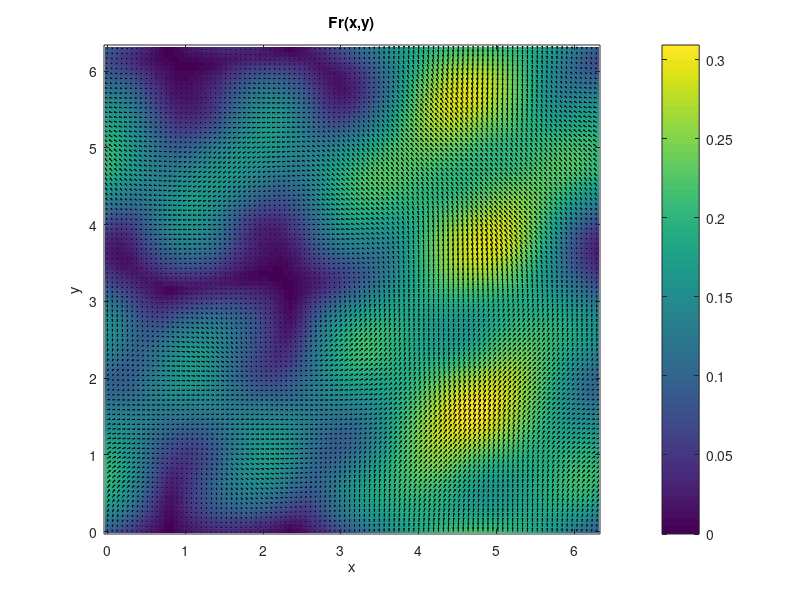
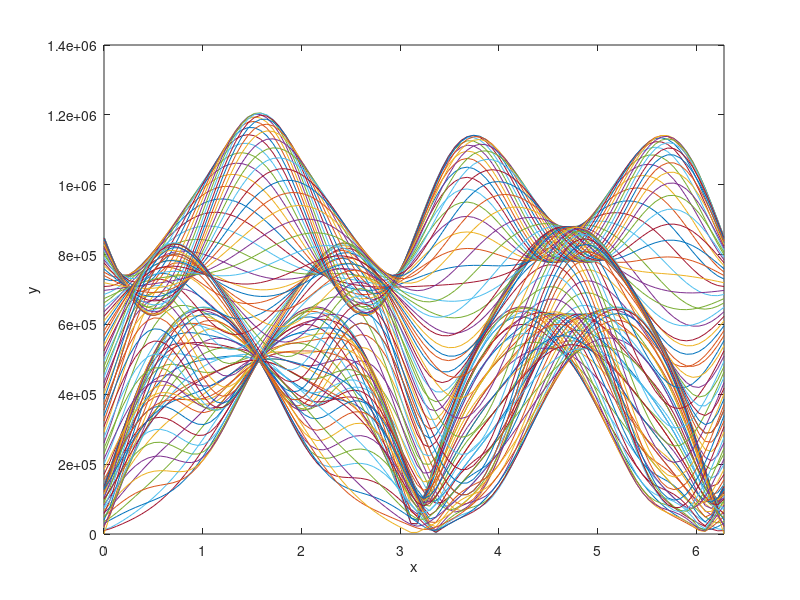
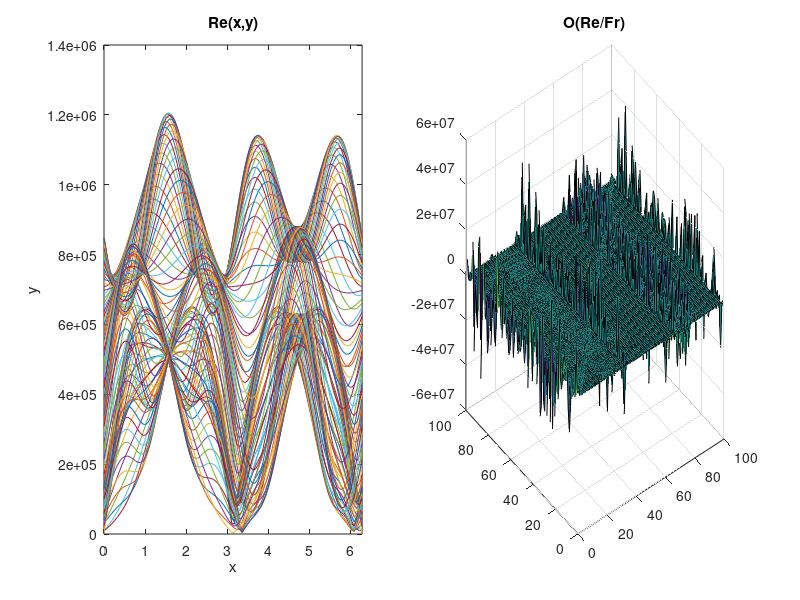

Write the MATLAB code that produced these figures, in order.
[x,y] = meshgrid(linspace(0,2*pi,100));
rho = 7900;
mu = 1e-1;
g = 9.81;
L = (max(max(x)) + max(max(y)))/2;

u =  sin(y) + 0.5*cos(3*x).*sin(2*y);
v = -sin(x) + 0.5*sin(3*y).*cos(2*x)+rand;


speed = sqrt(u.^2 + v.^2);
Re = rho * speed .* L / mu; % Trägheitskräfte zu viskosen Kräfte

Fr = speed ./ sqrt(g .* L);  % Trägheitskräfte zu Schwerekräfte

figure(1)
imagesc(x(1,:), y(:,1), Fr)
set(gca,'YDir','normal')
colorbar
xlabel('x')
ylabel('y')
title('Fr(x,y)')

hold on
quiver(x,y,u,v,'k')
hold off

n = Re/Fr;

figure(2)
plot(x(50,:), Re)
xlim([0 L])
xlabel('x')
ylabel('y')

figure(3)
subplot(1,2,1)
plot(x(25,:), Re)
xlim([0 L])
xlabel('x')
ylabel('y')
title('Re(x,y)')
subplot(1,2,2)
surf(n)
title('O(Re/Fr)')
